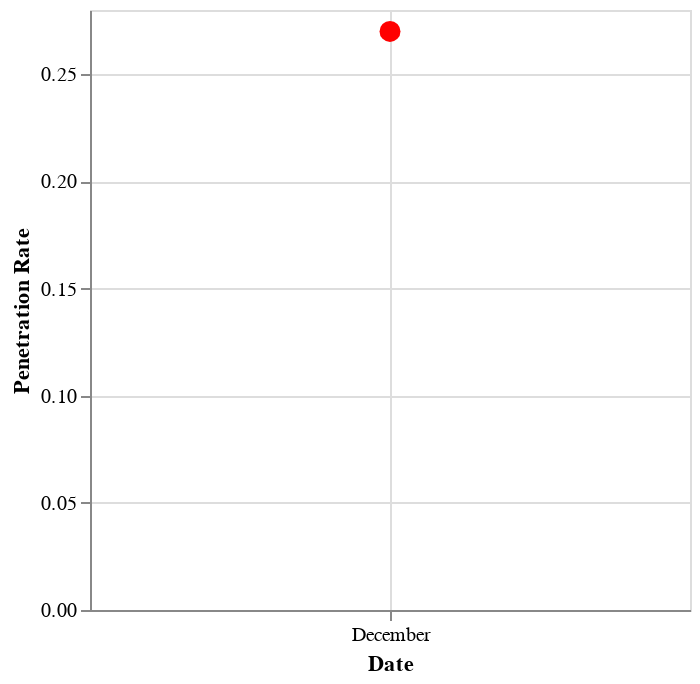

This figure's notebook cell:
### Code cell
# create point chart
point = alt.Chart(df_2).mark_circle(size=110, opacity=1, color='red').encode(
  x = alt.X('Date:T'),
  y = alt.Y('Penetration Rate:Q')
)
point

### Figure 1 — Vega-Lite specification as saved in the notebook (floating-point values rounded to 4 significant figures)
{"config": {"view": {"continuousWidth": 300, "continuousHeight": 300}}, "data": {"name": "data-368d46e6b0f745bd17181b8de2ce56c6"}, "mark": {"type": "circle", "color": "red", "opacity": 1, "size": 110}, "encoding": {"x": {"field": "Date", "type": "temporal"}, "y": {"field": "Penetration Rate", "type": "quantitative"}}, "$schema": "https://vega.github.io/schema/vega-lite/v5.6.1.json", "datasets": {"data-368d46e6b0f745bd17181b8de2ce56c6": [{"Dials Made": 240000, "Accounts Worked": 65000, "Not Worked": 175000, "Penetration Rate": 0.27, "Date": "2019-12-01T00:00:00"}]}}
